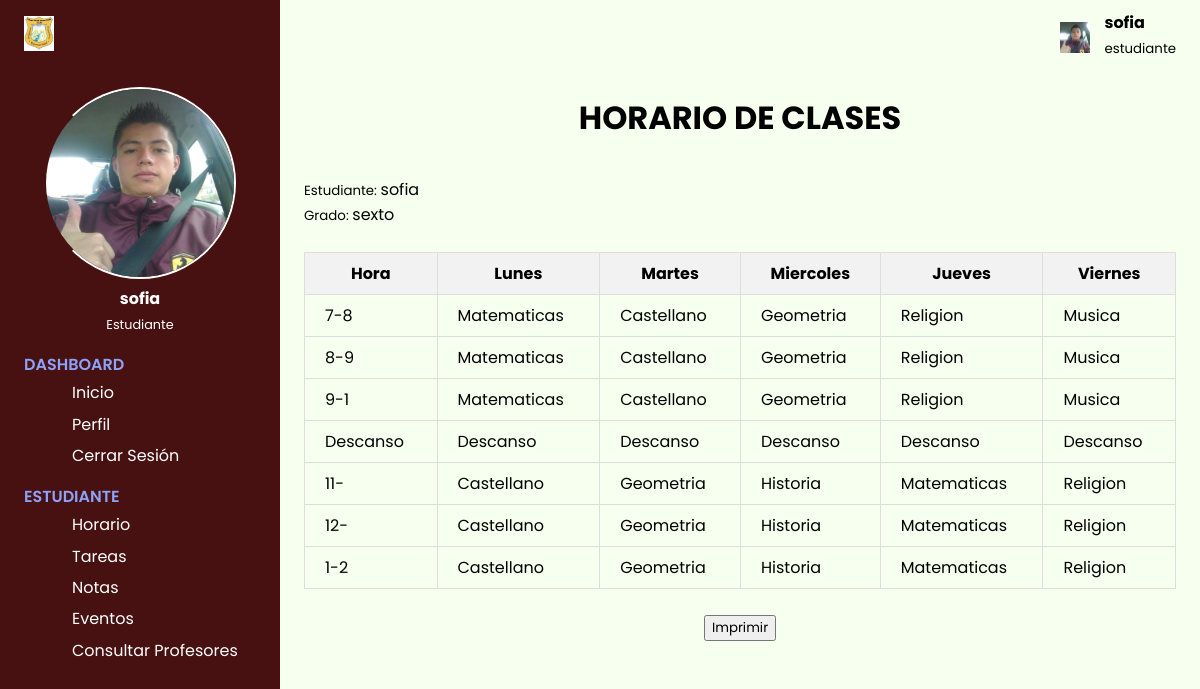
Page /logic/estudiante/horarioEstudiante.php?estudiante=sofi11@gmail.com on the committed database.
### tables this page shows
CREATE TABLE `estudiante` (
  `id` int(11) NOT NULL,
  `nombre` varchar(50) NOT NULL,
  `profesion` varchar(50) NOT NULL,
  `edad` int(11) NOT NULL,
  `email` varchar(50) NOT NULL,
  `contrasena` varchar(50) NOT NULL,
  `grado` varchar(50) NOT NULL
);

CREATE TABLE `horario` (
  `idHorario` int(11) NOT NULL,
  `idGrupo` int(11) NOT NULL,
  `dia` varchar(10) NOT NULL,
  `hora` varchar(3) NOT NULL
);

### config/db.php (called while the page is built, shortened)
<?php
    class DataBase{
        function connect(){
            $servername = "localhost";
            $username = "root";
            $password = "";
            $dbname = "colegiosga";
            $url=mysqli_connect($servername,$username,$password) or die("No se pudo conectar a la base de datos" .mysqli_error($url));
            mysqli_select_db($url,$dbname) or die("No se pudo seleccionar a la base de datos" .mysqli_error($url));
            return $url;
        }
    }
?>

### logic/estudiante/crud_e.php (called while the page is built, shortened)
<?php
class Crud_e {
    private $conexion;
    public function __construct($conexion) {
        $this->conexion = $conexion;
    }
    public function obtenerEstudiante($email) {
        $query = "SELECT * FROM estudiante WHERE email ='$email'";
        $result = mysqli_query($this->conexion, $query);
        if (mysqli_num_rows($result) > 0) {
            return mysqli_fetch_assoc($result);
        } else {
            return null;
        }
    }
}
?>

### logic/grupos/vergrupos.php (called while the page is built)
<?php
class Vergrupo
{
    private $conexion;
    public function __construct($conexion)
    {
        $this->conexion = $conexion;
    }
    public function obtenerGrupo($curso)
    {
        $query = "SELECT idGrupo,materia FROM grupos WHERE curso = '$curso'";
        $result = mysqli_query($this->conexion, $query);
        $grupos = [];
        if ($result && mysqli_num_rows($result) > 0) {
            while ($row = mysqli_fetch_assoc($result)) {
                $grupos[] = $row;
            }
            return $grupos;
        } else {
            return [];
        }
    }
}

### logic/horario/verhorario.php (called while the page is built)
<?php
class Verhorario
{
    private $conexion;
    public function __construct($conexion)
    {
        $this->conexion = $conexion;
    }
    public function obtenerHorario($idGrupo)
    {
        $query = "SELECT horario.dia, horario.hora, grupos.materia FROM horario
        JOIN grupos ON horario.idGrupo = grupos.idGrupo
            WHERE horario.idGrupo = '$idGrupo'";
        $result = mysqli_query($this->conexion, $query);
        $horario = [];
        if ($result && mysqli_num_rows($result) > 0) {
            while ($row = mysqli_fetch_object($result)) {
                $horario[] = $row;
            }
            return $horario;
        } else {
            return [];
        }
    }
}

### logic/estudiante/horarioEstudiante.php (the view, shortened to what this page needs)
<?php
include("../../pages/Dashboard/estudianteDs.php");
include("../../logic/horario/verhorario.php");
include("../../logic/grupos/vergrupos.php");
$horario = new Verhorario($db->connect());
$grupos = new Vergrupo($db->connect());
if (isset($_GET['estudiante'])) {
    $email = urldecode($_GET['estudiante']);
    $estudiante = $crud_e->obtenerEstudiante($email);
    $gruposEst = $grupos->obtenerGrupo($estudiante["grado"]);
    if (!empty($gruposEst)) {
        $tablaHorario = [];
    }
}
?>
<!DOCTYPE html>
<html lang="es">
<body>
    <div class="main-content">
        <header>
            <div class="menu-toggle">
                <label for="nav-toggle">
                </label>
            </div>
            <div class="header-icons foto-perfil">
                <img src="../../sources/img/estudiante.jpg" width="30px" alt="foto de perfil">
                <div class="info-p">
                    <h4><?php echo $estudiante["nombre"]; ?></h4>
                    <small>estudiante</small>
                </div>
            </div>
        </header>
        <main>
            <div class="centrado"><h1>HORARIO DE CLASES</h1></div>
            <div class="page-header inicio">
                <div>
                    <p><small>Estudiante: </small><?php echo $estudiante["nombre"]; ?></p>
                    <p><small>Grado: </small><?php echo $estudiante["grado"]; ?></p>
                </div>
            </div>
            <br>
            <div>
                <table border="1" style="margin: auto;">
                    <thead>
                        <tr>
                            <th>Hora</th>
                            <th>Lunes</th>
                            <th>Martes</th>
                            <th>Miercoles</th>
                            <th>Jueves</th>
                            <th>Viernes</th>
                        </tr>
                    </thead>
                    <tbody>
                    <?php   foreach ($gruposEst as $grupoEstudiante) {
                                $idGrupo = $grupoEstudiante['idGrupo'];
                                $horarioEst = $horario->obtenerHorario($idGrupo);
                                foreach ($horarioEst as $horarioObj) {
                                    $dia = $horarioObj->dia;
                                    $hora = $horarioObj->hora;
                                    $materia = $horarioObj->materia;
                                    if (!isset($tablaHorario[$hora])) {
                                        $tablaHorario[$hora] = array_fill_keys(['Lunes', 'Martes', 'Miercoles', 'Jueves', 'Viernes'], '');
                                    }
                                    $tablaHorario[$hora][$dia] = $materia;
                                }
                            }
                            $periodo = 1;
                            foreach ($tablaHorario as $hora => $dias) {
                                echo "<tr>";
                                echo "<td>$hora</td>";
                                foreach ($dias as $dia => $materia) {
                                    echo "<td>$materia</td>";
                                }
                                echo "</tr>";
                                if ($periodo == 3) {
                                    echo "<tr>";
                                    echo "<td>Descanso</td>";
                                    for ($i = 0; $i < 5; $i++) {
                                        echo "<td>Descanso</td>";
                                    }
                                    echo "</tr>";
                                }
                                $periodo++;
                            }
                    ?>
                    </tbody>
                </table>
            </div>
            <br>
            <div class="centrado" >
                <button>
                    Imprimir
                </button>
            </div>
        </main>
    </div>
</body>
</html>

### pages/Dashboard/estudianteDs.php (shortened to what this page needs)
<?php
include("../../logic/estudiante/crud_e.php");
include("../../config/db.php");
$db = new DataBase();
$crud_e = new Crud_e($db->connect());
if (isset($_GET['estudiante'])) {
    $email = urldecode($_GET['estudiante']);
    $estudiante = $crud_e->obtenerEstudiante($email);
}
?>
<!DOCTYPE html>
<html lang="es">
<head>
    <link rel="stylesheet" href="../../css/Edashboard.css">
    <link rel="stylesheet" href="https://cdn.jsdelivr.net/npm/line-awesome/dist/line-awesome/css/line-awesome.min.css">
</head>
<body>
    <div class="sidebar">
        <div class="sidebar-brand">
            <div class="brand-flex">
                <img src="../../sources/img/Colegio Nicolas Gomez Davila (IED).jpg" width="30px" alt="logo">
                <div class="brand-icons">
                </div>
            </div>
        </div>
        <div class="sidebar-main">
            <div class="sidebar-user">
                <img src="../../sources/img/estudiante.jpg" alt="foto de perfil">
                <div>
                    <h3><?php echo $estudiante["nombre"]; ?></h3>
                    <span>Estudiante</span>
                </div>
            </div>
            <div class="sidebar-menu">
                <div class="menu-head">
                    <span>Dashboard</span>
                </div>
                <ul>
                    <li>
                        <a href="../../logic/estudiante/inicio.php?estudiante=<?php echo $email; ?>" class="active">
                            <span>Inicio</span>
                        </a>
                    </li>
                    <li>
                        <a href="../../logic/estudiante/perfilEstudiante.php?estudiante=<?php echo $email; ?>">
                            <span>Perfil</span>
                        </a>
                    </li>
                    <li>
                        <a href="../../index.php"><?php session_destroy() ?>
                            <span>Cerrar Sesión</span>
                        </a>
                    </li>
                </ul>
                <div class="menu-head">
                    <span>Estudiante</span>
                </div>
                <ul>
                    <li>
                    <a href="../../logic/estudiante/horarioEstudiante.php?estudiante=<?php echo $email; ?>">
                            <span>Horario</span>
                        </a>
                    </li>
                    <li>
                    <a href="../../logic/estudiante/consultarTareas.php?estudiante=<?php echo $email; ?>">
                            <span>Tareas</span>
                        </a>
                    </li>
                    <li>
                        <a href="../../logic/estudiante/notasEstudiante.php?estudiante=<?php echo $email; ?>">
                            <span>Notas</span>
                        </a>
                    </li>
                    <li>
                        <a href="#">
                            <span>Eventos</span>
                        </a>
                    </li>
                    <li>
                        <a href="../../logic/estudiante/consultarProfe.php?estudiante=<?php echo $email; ?>">
                            <span>Consultar Profesores</span>
                        </a>
                    </li>
                </ul>
            </div>
        </div>
    </div>
</body>
</html>

### css/Edashboard.css (style rules this page uses)
:root { --color-main: #1a202e; }
* { font-family: 'Poppins', sans-serif; box-sizing: border-box; text-decoration: none; list-style-type: none; margin: 0; }
.sidebar { width: 280px; position: fixed; left: 0; top: 0; height: 100%; padding: 1rem 1.5rem; background-color: #471111; color: #fff; overflow-y: auto; }
.sidebar-brand { height: 55px; }
.brand-flex { display: flex; align-items: center; justify-content: space-between; }
.sidebar-user { margin: 1rem 0rem 1rem 0rem; text-align: center; }
.sidebar-user img { width: 12rem; height: 12rem; border-radius: 50%; border-left: 2px solid transparent; border-right: 2px solid #fff; border-bottom: 2px solid #fff; border-top: 2px solid #fff; }
.sidebar-user h3 { font-size: 1rem; }
.sidebar-user span { font-size: 0.8rem; }
.sidebar-menu { margin-top: 0.5rem; }
.menu-head { text-transform: uppercase; color: #8da2fb; font-size: 1rem; font-weight: 600; margin-bottom: 0.2rem; }
.sidebar ul { margin-bottom: 1rem; }
.sidebar li { margin-bottom: 0.4rem; }
.sidebar li a { color: #fff; font-size: 0.5rem; display: flex; align-items: center; }
.sidebar li a span { font-size: 1rem; display: inline-block; margin-right: 0.5rem; }
header { height: 70px; display: flex; justify-content: space-between; align-items: center; background: #f7ffef; padding: 1rem 1.5rem; }
.menu-toggle label { height: 60px; width: 60px; display: grid; place-items: center; font-size: 1.5rem; border-radius: 50%; }
.header-icons img { display: inline-block; margin-left: .7rem; font-size: 1.4rem; }
.info-p { display: inline-block; margin-left: 10px; }
.main-content { margin-left: 280px; }
main { padding: 1.5rem; background: #f7ffef; min-height: calc(100vh - 70px); }
.page-header { display: flex; justify-content: space-between; margin: 35px auto 0 auto; }
.centrado { text-align: center; }
table { width: 100%; border-collapse: collapse; }
th, td { padding: 8px 20px; border: 1px solid #ddd; }
th { background-color: #f2f2f2; }

### rows in the picture
estudiante: nombre "sofia", grado "sexto"
horario: hora "1-2", materia "Castellano", materia "Geometria", materia "Historia", materia "Matematicas", materia "Religion"

### other values in the picture
$hora "7-8"
$materia "Matematicas"
$materia "Castellano"
$materia "Geometria"
$materia "Religion"
$materia "Musica"
$hora "8-9"
$hora "9-1"
$hora "11-"
$materia "Historia"
$hora "12-"
